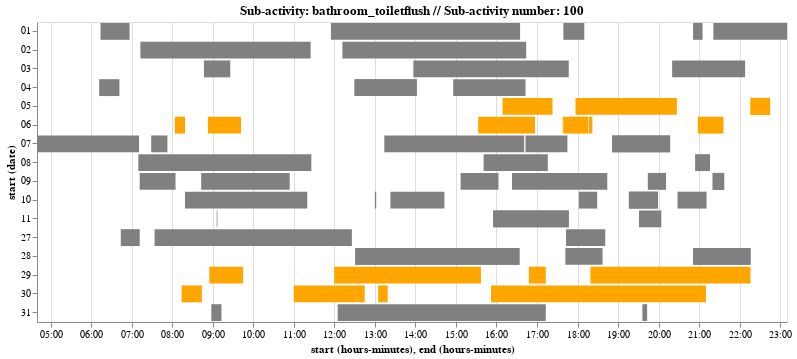

The notebook cell saved with this chart:
### Markdown cell above
#### Bathroom - Toilet Flush, Sub-activity # 100
##### Strip Chart

### Code cell
charts[1]

### Figure 1 — Vega-Lite specification as saved in the notebook (floating-point values rounded to 4 significant figures)
{"$schema": "https://vega.github.io/schema/vega-lite/v3.4.0.json", "config": {"mark": {"tooltip": null}, "view": {"height": 300, "width": 400}}, "data": {"name": "data-a92ac1bde1a73d84417dee493c5e5a06"}, "datasets": {"data-a92ac1bde1a73d84417dee493c5e5a06": [{"day": "3", "end": "2003-03-27T07:12:41", "index": 1, "start": "2003-03-27T06:44:06"}, {"day": "3", "end": "2003-03-27T12:26:27", "index": 17, "start": "2003-03-27T07:34:47"}, {"day": "3", "end": "2003-03-27T18:41:03", "index": 77, "start": "2003-03-27T17:43:13"}, {"day": "4", "end": "2003-03-28T16:34:50", "index": 98, "start": "2003-03-28T12:31:01"}, {"day": "4", "end": "2003-03-28T16:34:50", "index": 99, "start": "2003-03-28T12:31:01"}, {"day": "4", "end": "2003-03-28T18:37:06", "index": 126, "start": "2003-03-28T17:42:41"}, {"day": "4", "end": "2003-03-28T22:16:00", "index": 168, "start": "2003-03-28T20:51:02"}, {"day": "4", "end": "2003-03-28T22:16:00", "index": 169, "start": "2003-03-28T20:51:02"}, {"day": "5", "end": "2003-03-29T08:24:52", "index": 206, "start": "2003-03-29T08:24:51"}, {"day": "5", "end": "2003-03-29T09:45:17", "index": 207, "start": "2003-03-29T08:55:18"}, {"day": "5", "end": "2003-03-29T15:37:10", "index": 243, "start": "2003-03-29T12:00:31"}, {"day": "5", "end": "2003-03-29T15:43:20", "index": 510, "start": "2003-03-29T15:43:19"}, {"day": "5", "end": "2003-03-29T17:13:54", "index": 641, "start": "2003-03-29T16:48:03"}, {"day": "5", "end": "2003-03-29T22:16:01", "index": 645, "start": "2003-03-29T18:19:51"}, {"day": "5", "end": "2003-03-29T22:28:41", "index": 679, "start": "2003-03-29T22:28:40"}, {"day": "5", "end": "2003-03-29T23:10:49", "index": 685, "start": "2003-03-29T23:10:48"}, {"day": "6", "end": "2003-03-30T08:01:56", "index": 722, "start": "2003-03-30T08:01:55"}, {"day": "6", "end": "2003-03-30T08:44:10", "index": 724, "start": "2003-03-30T08:14:05"}, {"day": "6", "end": "2003-03-30T12:45:21", "index": 740, "start": "2003-03-30T11:00:19"}, {"day": "6", "end": "2003-03-30T13:19:01", "index": 760, "start": "2003-03-30T13:05:48"}, {"day": "6", "end": "2003-03-30T21:10:42", "index": 806, "start": "2003-03-30T15:52:34"}, {"day": "0", "end": "2003-03-31T09:13:45", "index": 839, "start": "2003-03-31T08:58:54"}, {"day": "0", "end": "2003-03-31T17:13:53", "index": 865, "start": "2003-03-31T12:05:27"}, {"day": "0", "end": "2003-03-31T19:43:39", "index": 888, "start": "2003-03-31T19:36:38"}, {"day": "1", "end": "2003-04-01T06:57:39", "index": 901, "start": "2003-04-01T06:14:36"}, {"day": "1", "end": "2003-04-01T16:35:49", "index": 938, "start": "2003-04-01T11:55:43"}, {"day": "1", "end": "2003-04-01T18:10:57", "index": 961, "start": "2003-04-01T17:39:37"}, {"day": "1", "end": "2003-04-01T21:05:20", "index": 965, "start": "2003-04-01T20:51:52"}, {"day": "1", "end": "2003-04-01T23:10:23", "index": 981, "start": "2003-04-01T21:21:13"}, {"day": "2", "end": "2003-04-02T11:25:03", "index": 994, "start": "2003-04-02T07:13:48"}, {"day": "2", "end": "2003-04-02T16:44:37", "index": 1119, "start": "2003-04-02T12:12:04"}, {"day": "3", "end": "2003-04-03T08:05:19", "index": 1197, "start": "2003-04-03T08:05:17"}, {"day": "3", "end": "2003-04-03T09:26:08", "index": 1204, "start": "2003-04-03T08:47:33"}, {"day": "3", "end": "2003-04-03T17:47:37", "index": 1265, "start": "2003-04-03T13:57:31"}, {"day": "3", "end": "2003-04-03T22:08:48", "index": 1311, "start": "2003-04-03T20:20:51"}, {"day": "4", "end": "2003-04-04T06:42:22", "index": 1342, "start": "2003-04-04T06:12:20"}, {"day": "4", "end": "2003-04-04T14:02:12", "index": 1419, "start": "2003-04-04T12:30:30"}, {"day": "4", "end": "2003-04-04T14:02:12", "index": 1420, "start": "2003-04-04T12:30:30"}, {"day": "4", "end": "2003-04-04T16:43:31", "index": 1454, "start": "2003-04-04T14:56:40"}, {"day": "5", "end": "2003-04-05T17:23:41", "index": 1603, "start": "2003-04-05T16:09:08"}, {"day": "5", "end": "2003-04-05T20:27:32", "index": 1630, "start": "2003-04-05T17:57:19"}, {"day": "5", "end": "2003-04-05T22:45:58", "index": 1657, "start": "2003-04-05T22:16:30"}, {"day": "5", "end": "2003-04-05T22:45:58", "index": 1658, "start": "2003-04-05T22:16:30"}, {"day": "6", "end": "2003-04-06T08:19:47", "index": 1687, "start": "2003-04-06T08:04:57"}, {"day": "6", "end": "2003-04-06T09:42:16", "index": 1697, "start": "2003-04-06T08:53:48"}, {"day": "6", "end": "2003-04-06T16:57:15", "index": 1800, "start": "2003-04-06T15:33:28"}, {"day": "6", "end": "2003-04-06T17:39:31", "index": 1813, "start": "2003-04-06T17:38:08"}, {"day": "6", "end": "2003-04-06T18:16:06", "index": 1817, "start": "2003-04-06T17:39:32"}, {"day": "6", "end": "2003-04-06T18:22:56", "index": 1826, "start": "2003-04-06T18:17:47"}, {"day": "6", "end": "2003-04-06T21:36:22", "index": 1873, "start": "2003-04-06T20:58:32"}, {"day": "0", "end": "2003-04-07T07:11:58", "index": 1880, "start": "2003-04-07T04:40:01"}, {"day": "0", "end": "2003-04-07T07:53:49", "index": 1900, "start": "2003-04-07T07:29:55"}, {"day": "0", "end": "2003-04-07T16:41:39", "index": 1956, "start": "2003-04-07T13:14:18"}, {"day": "0", "end": "2003-04-07T17:45:55", "index": 1970, "start": "2003-04-07T16:43:29"}, {"day": "0", "end": "2003-04-07T20:17:55", "index": 1994, "start": "2003-04-07T18:51:34"}, {"day": "0", "end": "2003-04-07T20:17:55", "index": 1995, "start": "2003-04-07T18:51:34"}, {"day": "1", "end": "2003-04-08T11:26:00", "index": 2039, "start": "2003-04-08T07:10:13"}, {"day": "1", "end": "2003-04-08T17:16:43", "index": 2066, "start": "2003-04-08T15:41:39"}, {"day": "1", "end": "2003-04-08T21:16:11", "index": 2098, "start": "2003-04-08T20:54:30"}, {"day": "2", "end": "2003-04-09T08:05:49", "index": 2135, "start": "2003-04-09T07:12:47"}, {"day": "2", "end": "2003-04-09T10:54:55", "index": 2148, "start": "2003-04-09T08:43:32"}, {"day": "2", "end": "2003-04-09T16:03:54", "index": 2234, "start": "2003-04-09T15:07:49"}, {"day": "2", "end": "2003-04-09T18:44:58", "index": 2257, "start": "2003-04-09T16:23:59"}, {"day": "2", "end": "2003-04-09T20:11:12", "index": 2279, "start": "2003-04-09T19:44:39"}, {"day": "2", "end": "2003-04-09T21:37:58", "index": 2298, "start": "2003-04-09T21:20:20"}, {"day": "2", "end": "2003-04-09T21:37:58", "index": 2299, "start": "2003-04-09T21:20:20"}, {"day": "3", "end": "2003-04-10T11:20:51", "index": 2306, "start": "2003-04-10T08:19:09"}, {"day": "3", "end": "2003-04-10T13:02:12", "index": 2457, "start": "2003-04-10T13:00:03"}, {"day": "3", "end": "2003-04-10T14:43:00", "index": 2468, "start": "2003-04-10T13:23:47"}, {"day": "3", "end": "2003-04-10T18:29:51", "index": 2487, "start": "2003-04-10T18:02:46"}, {"day": "3", "end": "2003-04-10T19:59:44", "index": 2516, "start": "2003-04-10T19:16:03"}, {"day": "3", "end": "2003-04-10T19:59:44", "index": 2517, "start": "2003-04-10T19:16:03"}, {"day": "3", "end": "2003-04-10T21:11:10", "index": 2538, "start": "2003-04-10T20:28:23"}, {"day": "4", "end": "2003-04-11T08:26:12", "index": 2556, "start": "2003-04-11T08:26:11"}, {"day": "4", "end": "2003-04-11T09:07:45", "index": 2560, "start": "2003-04-11T09:06:17"}, {"day": "4", "end": "2003-04-11T09:40:21", "index": 2563, "start": "2003-04-11T09:40:20"}, {"day": "4", "end": "2003-04-11T17:47:59", "index": 2699, "start": "2003-04-11T15:55:13"}, {"day": "4", "end": "2003-04-11T17:47:59", "index": 2700, "start": "2003-04-11T15:55:13"}, {"day": "4", "end": "2003-04-11T20:04:54", "index": 2720, "start": "2003-04-11T19:31:10"}]}, "encoding": {"color": {"condition": {"test": "(datum.day > 4)", "value": "orange"}, "value": "grey"}, "detail": {"field": "index", "type": "quantitative"}, "x": {"field": "start", "timeUnit": "hoursminutes", "type": "temporal"}, "x2": {"field": "end", "timeUnit": "hoursminutes"}, "y": {"field": "start", "timeUnit": "date", "type": "ordinal"}}, "mark": "bar", "selection": {"selector040": {"bind": "scales", "encodings": ["x", "y"], "type": "interval"}}, "title": "Sub-activity: bathroom_toiletflush // Sub-activity number: 100", "width": 750}
